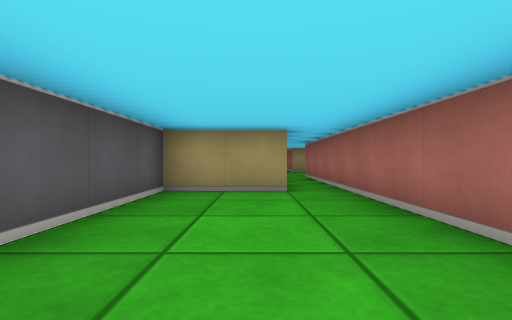
View 1 (above)

19 first-person views from a walk through a cub3D maze. The camera is about half as high as the walls, looks level and sees 85° across. The floor is counted in squares. Each view is taken from the middle of a square. On the plan, view 1 faces up. The plan holds only what a view shows up to about 9 squares ahead; the rest is blank.

View 2
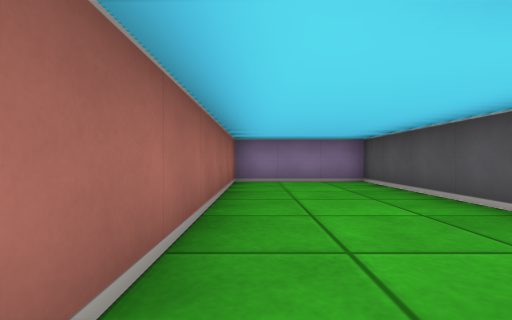

View 3
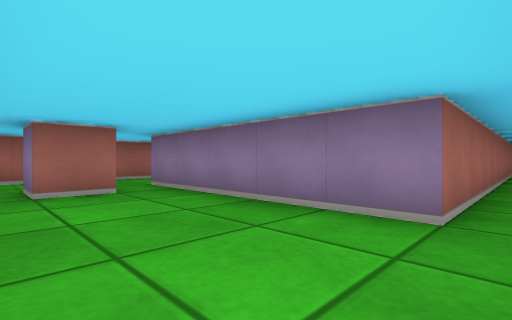

View 4
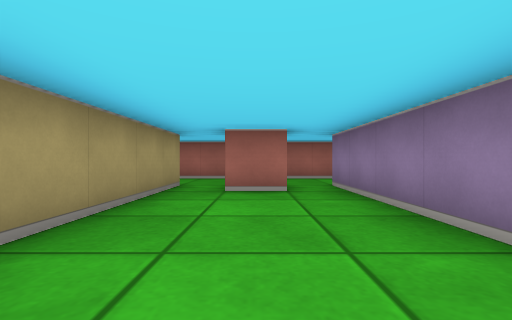

View 5
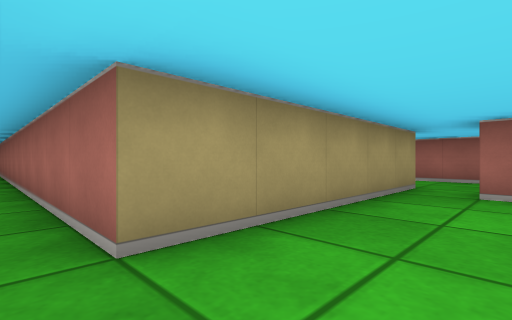

View 6
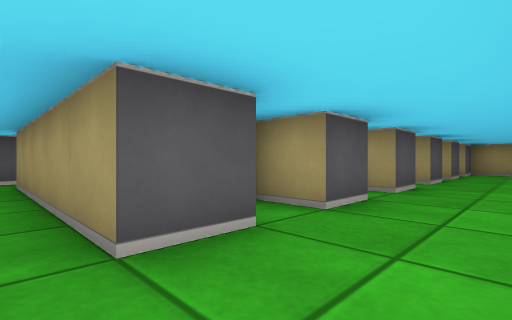

View 7
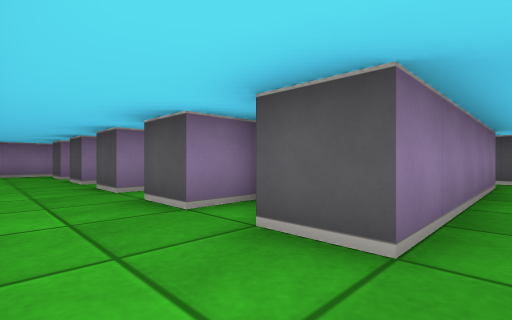

View 8
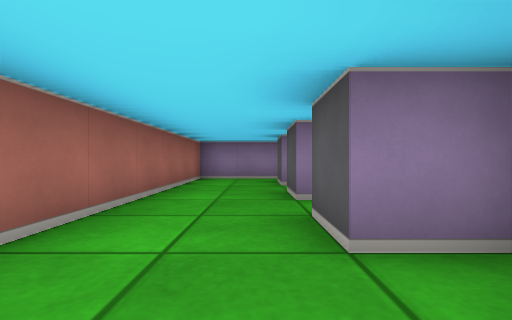

View 9
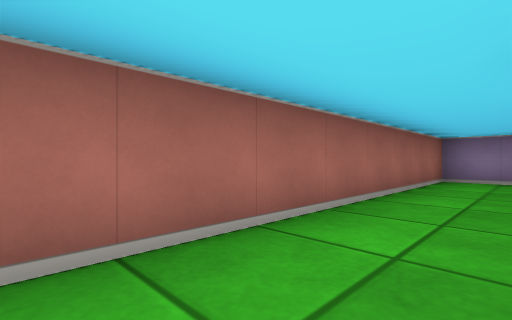

View 10
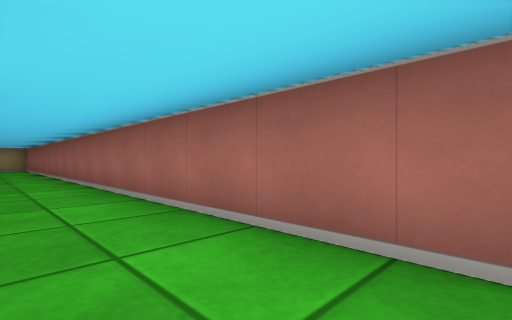

View 11
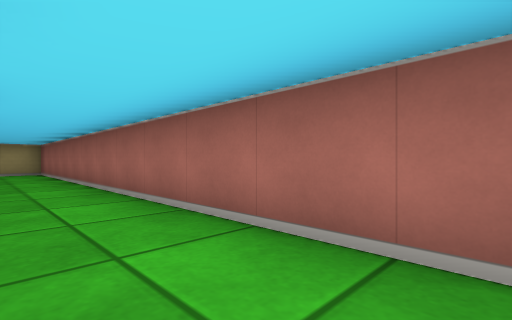

View 12
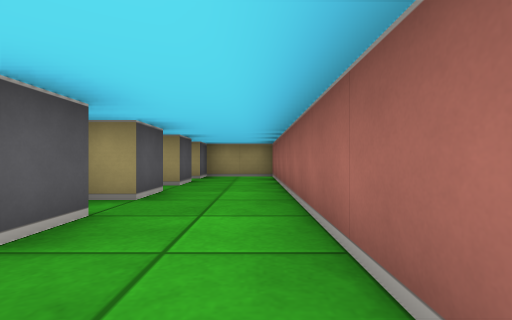

View 13
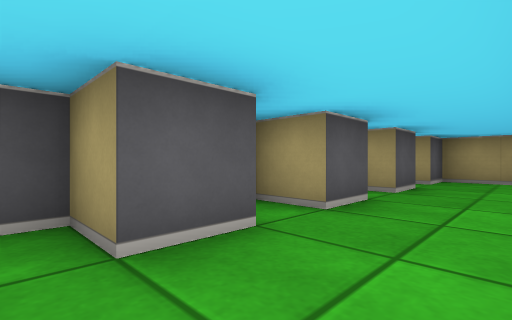

View 14
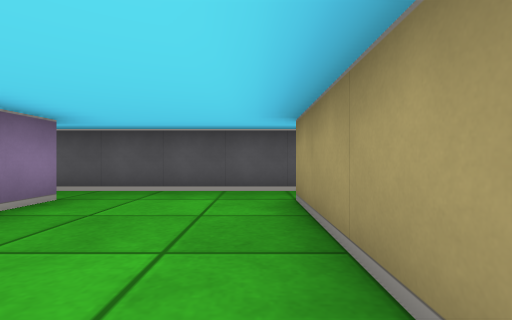

View 15
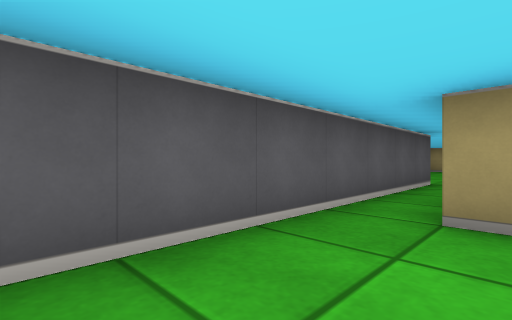

View 16
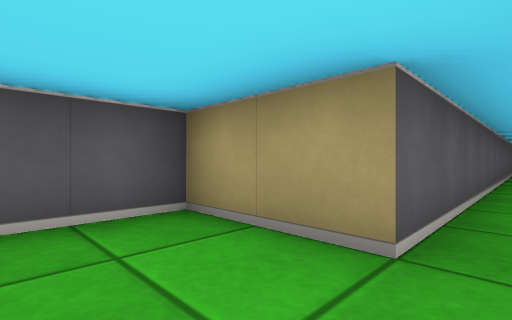

View 17
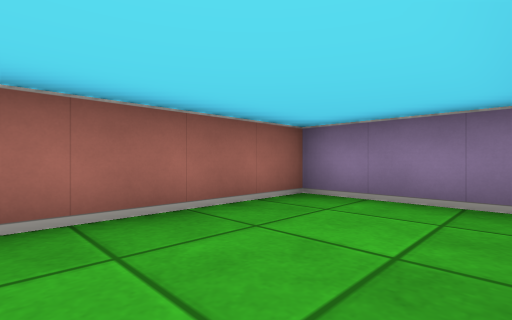

View 18
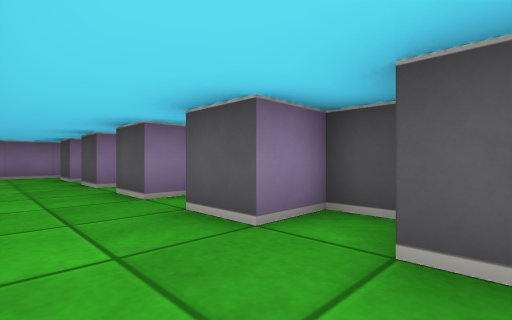

View 19
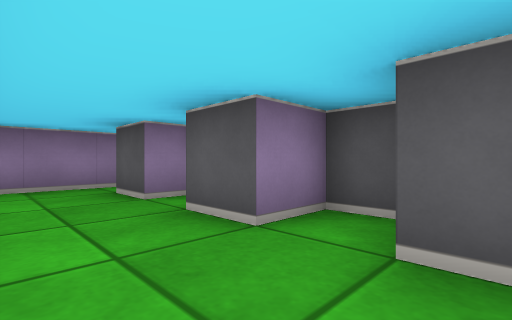

### Floor plan
Ten units are one square. View 1 is at (0, 0); x grows to the right and y downward. Boxes are objects, and circles mark ways between rooms. Rooms are numbered by the first view taken in them; rooms with no view inside come last. Other rooms are left out.
<svg viewBox="-20 -230 111 250">
<path fill="none" stroke="#000" d="M5 -85 5 -45 -15 -45 -15 15 15 15 15 -85M65 -125 65 -115 15 -115 15 -155M55 -94 55 -105 64 -105M65 -145 65 -135 55 -135M55 -72 55 -65 65 -65 65 -55M15 -85 65 -85 65 -75M65 -165 65 -155 55 -155 55 -150M56 -45 65 -45 65 -35M5 -155 5 -85M65 -185 65 -175 55 -175M55 -32 55 -25 65 -25 65 -15M65 -206 65 -195 60 -195M59 -5 65 -5 65 5M86 -225 65 -225 65 -215M61 15 85 15 85 -222"/>
<circle cx="10" cy="-80" r="3" fill="#2a7"/>
<text x="0" y="-20">1</text>
<text x="60" y="-110">2</text>
</svg>
Room 1 opens to room 2.

Where each view was taken, in squares from view 1:
view 1: 0 up, 0 right, facing up
view 2: 5 up, 1 right, facing down
view 3: 11 up, 1 right, facing down-right
view 4: 10 up, 1 right, facing right
view 5: 10 up, 1 right, facing up-right
view 6: 11 up, 8 right, facing up-left
view 7: 9 up, 8 right, facing down-left
view 8: 6 up, 7 right, facing down
view 9: 6 up, 7 right, facing down-right
view 10: 7 up, 7 right, facing up-right
view 11: 11 up, 7 right, facing up-right
view 12: 14 up, 8 right, facing up
view 13: 15 up, 8 right, facing up-left
view 14: 11 up, 5 right, facing left
view 15: 9 up, 2 right, facing up-left
view 16: 3 up, 1 right, facing up-left
view 17: 2 up, 1 left, facing down-right
view 18: 8 up, 8 right, facing down-left
view 19: 4 up, 8 right, facing down-left
